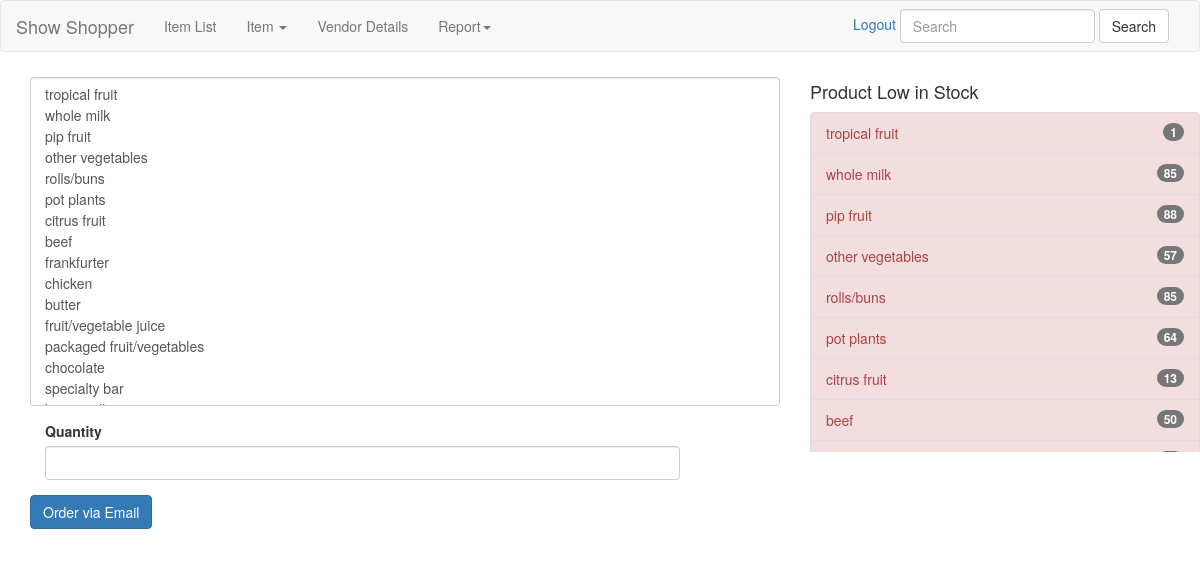
The app's page /order.php with its own data.
### tables this page shows
CREATE TABLE `itemlist` (
  `itemId` int(11) NOT NULL,
  `itemName` varchar(100) NOT NULL,
  `quantity` int(11) NOT NULL,
  `costPrice` float NOT NULL,
  `sellPrice` float NOT NULL
);

### order.php (the view, shortened to what this page needs)
<html>
<head>
	<link href="css/bootstrap.min.css" rel="stylesheet">
	<link href="css/order_style.css" rel="stylesheet">
</head>
<body>
	<?php
	include ('connect.php');
	$listId=  @$_GET['listId'];
	echo' <div class= "container">
		<form action="order.php?listId='.$listId.'" method="POST">';
			?>
			<div class="row">
				<div class = "col-md-8">
					<div class="form-group">
						<select multiple class="form-control" name= "orderItem" id="itemListMultipleSelect" size="15" >
							<?php
							$sql = "SELECT * FROM itemlist where itemId>='$startId' LIMIT 40";
							$result=$conn->query($sql);
							if ($result->num_rows > 0) {
								while($row = $result->fetch_assoc()) {
									echo '<option>'.$row["itemName"].'</option>';
								}
							}
							?>
						</select>
					</div>
				</div>
				<div class="col-md-4">
					<h4>Product Low in Stock</h4>
					<div class="lowInStock">
						<?php
						$sql1 = "SELECT * FROM itemList where quantity>0 and itemId BETWEEN '$startId' and '$startId'+40";
						$result1=$conn->query($sql1);
						echo '<div data-spy="scroll" class="list-group">';
						if ($result1->num_rows > 0) {
							while($row = $result1->fetch_assoc()) {
								$itemNumber = $row["quantity"];
								if ($itemNumber < 100){
									echo '
									<a class="list-group-item list-group-item-action list-group-item-danger justify-content-between">'
										.$row["itemName"].'
										<span class="badge badge-default badge-pill">'.$row["quantity"].'</span>
									</a>';
								}
							}
						}
						echo '</div>';
						?>
					</div>
				</div>
			</div>
			<div class="col-md-7">
				<div class="form-group">
					<label for="itemListQuantity">Quantity</label>
					<input type="text" class="form-control" name="orderQuantity" id="itemListQuantity">
				</div>
			</div>
			<div class="row">
				<div class="col-md-2"></div>
				<div class="col-md-10">
					<button type="submit" name="orderSubmit" class="btn btn-primary">Order via Email</button>
				</div>
			</div>
		</form>
	</div>
</body>
</html>

### css/order_style.css (style rules this page uses)
.lowInStock { position: absolute; max-height:340px; width:100%; overflow:hidden; overflow-y:scroll }

### records on screen
itemlist: itemName "tropical fruit", quantity "1"
itemlist: itemName "whole milk", quantity "85"
itemlist: itemName "pip fruit", quantity "88"
itemlist: itemName "other vegetables", quantity "57"
itemlist: itemName "rolls/buns", quantity "85"
itemlist: itemName "pot plants", quantity "64"
itemlist: itemName "citrus fruit", quantity "13"
itemlist: itemName "beef", quantity "50"
